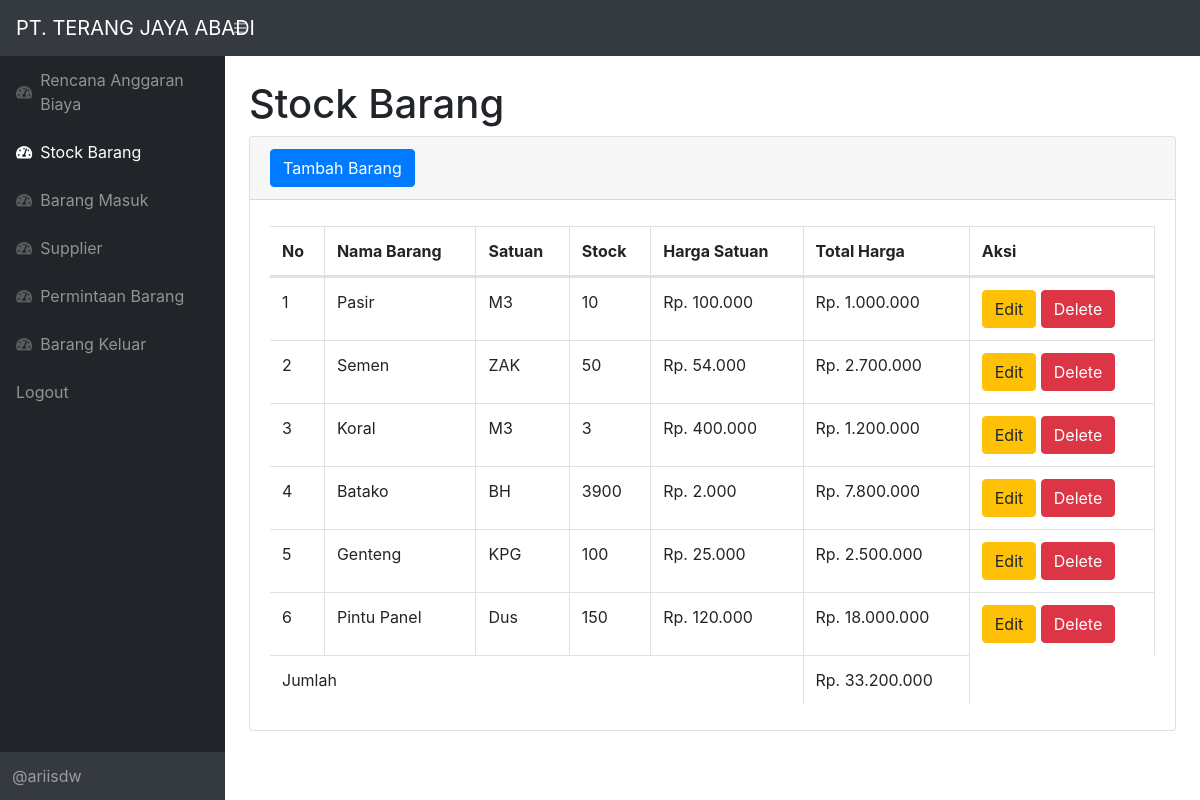
Screenshot of /index.php (signed in) with the database file from the repository.
### tables this page shows
CREATE TABLE `stock` (
  `idbarang` varchar(11) NOT NULL,
  `idrab` varchar(11) NOT NULL,
  `namabarang` varchar(25) NOT NULL,
  `satuan` varchar(25) NOT NULL,
  `stock` int(11) NOT NULL,
  `hargasatuan` int(11) NOT NULL,
  `totalharga` int(11) NOT NULL
);

### fungsi.php (called while the page is built, shortened)
<?php
function rupiah($angka)
{
    $hasil = "Rp. " . number_format($angka, '0', ',', '.');
    return $hasil;
}

### index.php (the view, shortened to what this page needs)
<?php
require 'fungsi.php';
?>
<!DOCTYPE html>
<html lang="en">
<head>
    <link href="css/styles.css" rel="stylesheet" />
    <link href="https://cdn.datatables.net/1.10.20/css/dataTables.bootstrap4.min.css" rel="stylesheet" />
</head>
<body class="sb-nav-fixed">
    <nav class="sb-topnav navbar navbar-expand navbar-dark bg-dark">
        <a class="navbar-brand" href="rab.php">PT. TERANG JAYA ABADI</a>
        <button class="btn btn-link btn-sm order-1 order-lg-0" id="sidebarToggle" href="#"><i class="fas fa-bars"></i></button>
    </nav>
    <div id="layoutSidenav">
        <div id="layoutSidenav_nav">
            <nav class="sb-sidenav accordion sb-sidenav-dark" id="sidenavAccordion">
                <div class="sb-sidenav-menu">
                    <div class="nav">
                        <a class="nav-link" href="rab.php">
                            <div class="sb-nav-link-icon"><i class="fas fa-tachometer-alt"></i></div>
                            Rencana Anggaran Biaya
                        </a>
                        <a class="nav-link" href="index.php">
                            <div class="sb-nav-link-icon"><i class="fas fa-tachometer-alt"></i></div>
                            Stock Barang
                        </a>
                        <a class="nav-link" href="masuk.php">
                            <div class="sb-nav-link-icon"><i class="fas fa-tachometer-alt"></i></div>
                            Barang Masuk
                        </a>
                        <a class="nav-link" href="supplier.php">
                            <div class="sb-nav-link-icon"><i class="fas fa-tachometer-alt"></i></div>
                            Supplier
                        </a>
                        <a class="nav-link" href="permintaanbarang.php">
                            <div class="sb-nav-link-icon"><i class="fas fa-tachometer-alt"></i></div>
                            Permintaan Barang
                        </a>
                        <a class="nav-link" href="keluar.php">
                            <div class="sb-nav-link-icon"><i class="fas fa-tachometer-alt"></i></div>
                            Barang Keluar
                        </a>
                        <a class="nav-link" href="logout.php">
                            Logout
                        </a>
                    </div>
                </div>
                <div class="sb-sidenav-footer">
                    @ariisdw
                </div>
            </nav>
        </div>
        <div id="layoutSidenav_content">
            <main>
                <div class="container-fluid">
                    <h1 class="mt-4">Stock Barang</h1>
                    <div class="card mb-4">
                        <div class="card-header">
                            <button type="button" class="btn btn-primary" data-toggle="modal" data-target="#myModal">
                                Tambah Barang
                            </button>
                        </div>
                        <div class="card-body">
                            <div class="table-responsive">
                                <table class="table table-bordered" id="dataTable" width="100%" cellspacing="0">
                                    <thead>
                                        <tr>
                                            <th>No</th>
                                            <th>Nama Barang</th>
                                            <th>Satuan</th>
                                            <th>Stock</th>
                                            <th>Harga Satuan</th>
                                            <th>Total Harga</th>
                                            <th>Aksi</th>
                                        </tr>
                                        <?php
                                        $jumlah = 0;
                                        ?>
                                    </thead>
                                    <tbody>
                                        <?php
                                        $ambilsemuadatastock = mysqli_query($conn, "select * from stock");
                                        $i = 1;
                                        while ($data = mysqli_fetch_array($ambilsemuadatastock)) {
                                            $namabarang = $data['namabarang'];
                                            $satuan = $data['satuan'];
                                            $stock = $data['stock'];
                                            $totalharga = $data['totalharga'];
                                            $jumlah += $totalharga;
                                            $idb = $data['idbarang'];
                                        ?>
                                            <tr>
                                                <td><?= $i++; ?></td>
                                                <td><?= $namabarang; ?></td>
                                                <td><?= $satuan; ?></td>
                                                <td><?= $stock; ?></td>
                                                <td><?= rupiah($data['hargasatuan']); ?></td>
                                                <td><?= rupiah($data['totalharga']); ?></td>
                                                <td>
                                                    <button type="button" class="btn btn-warning" data-toggle="modal" data-target="#edit<?= $idb; ?>">
                                                        Edit
                                                    </button>
                                                    <button type="button" class="btn btn-danger" data-toggle="modal" data-target="#delete<?= $idb; ?>">
                                                        Delete
                                                    </button>
                                                </td>
                                            </tr>
                                        <?php
                                        };
                                        ?>
                                        <tr>
                                            <td colspan="5">Jumlah </td>
                                            <td><?= rupiah($jumlah); ?></td>
                                        </tr>
                                    </tbody>
                                </table>
                            </div>
                        </div>
                    </div>
                </div>
</body>
</html>

### rows the page displays
stock: namabarang "Pasir", satuan "M3", stock "10", hargasatuan "Rp. 100.000", totalharga "Rp. 1.000.000"
stock: namabarang "Semen", satuan "ZAK", stock "50", hargasatuan "Rp. 54.000", totalharga "Rp. 2.700.000"
stock: namabarang "Koral", satuan "M3", stock "3", hargasatuan "Rp. 400.000", totalharga "Rp. 1.200.000"
stock: namabarang "Batako", satuan "BH", stock "3900", hargasatuan "Rp. 2.000", totalharga "Rp. 7.800.000"
stock: namabarang "Genteng", satuan "KPG", stock "100", hargasatuan "Rp. 25.000", totalharga "Rp. 2.500.000"
stock: namabarang "Pintu Panel", satuan "Dus", stock "150", hargasatuan "Rp. 120.000", totalharga "Rp. 18.000.000"

### other values shown
rupiah($jumlah) "Rp. 33.200.000"
